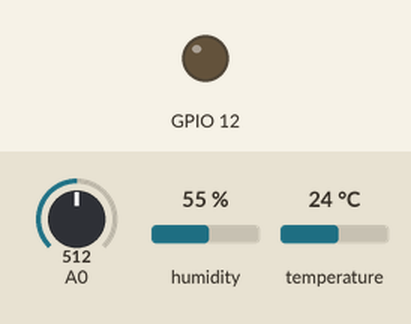
Simulated run of this sketch. Board: ESP8266 (NodeMCU). Shown: output pins drawn as LEDs (lit = HIGH). The test bench sets the inputs (shaded band); at power-on: A0 = 512, humidity 55 %, temperature 24 °C. WiFi joins after 1.5 s; servers stay silent unless stated; what the sketch prints to the serial monitor is not drawn.

Above: at 2.7 s.
2.8 s: A0 set to 601
5.3 s: A0 set to 630
At 7.0 s:
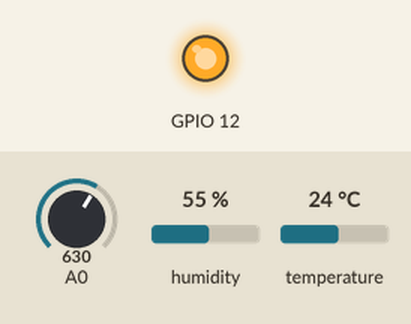
8.1 s: A0 set to 511
At 10.0 s:
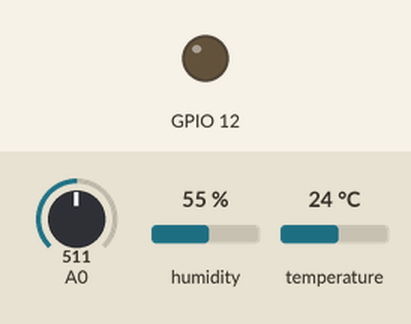
10.5 s: A0 set to 716
At 11.7 s:
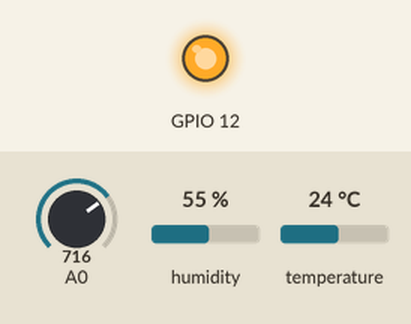
Timing chart, 0 to 13.5 s (numbered marks = the images above; inputs shaded):
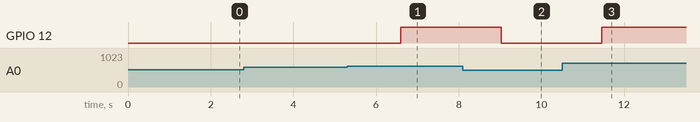

The sketch:

program.ino
```cpp
#include <DHT.h>  // Including library for dht
#include <ESP8266WiFi.h>
String apiKey = "YOUR_API_KEY";     //  Enter your Write API key from ThingSpeak
const char *ssid =  "honor 7C_E048";     // replace with your wifi ssid and wpa2 key
const char *pass =  "123456789";
const char* server = "api.thingspeak.com";
#define DHTPIN 14//pin where the dht11 is connected
#define DHTTYPE DHT11
DHT dht(DHTPIN, DHT11);
WiFiClient client;
void setup()
{
pinMode(12,OUTPUT);
Serial.begin(115200);
delay(10);
dht.begin();
Serial.println("Connecting to ");
Serial.println(ssid);
WiFi.begin(ssid, pass);
while (WiFi.status() != WL_CONNECTED)
{
delay(500);
Serial.print(".");
}
Serial.println("");
Serial.println("WiFi connected");
}

void loop()
{
float a = analogRead(A0);
float h = dht.readHumidity();
float t = dht.readTemperature();
if (isnan(h) || isnan(t)||isnan(a))
{
Serial.println("Failed to read from  sensor!");
return;
}
if (client.connect(server,80))//   "184.106.153.149" or api.thingspeak.com
{
String postStr = apiKey;
postStr +="&field1=";
postStr += String(t);
postStr +="&field2=";
postStr += String(h);
postStr += "&field3=";
postStr += String(a/1023*100);
postStr += "\r\n\r\n\r\n";

client.print("POST /update HTTP/1.1\n");
client.print("Host: api.thingspeak.com\n");
client.print("Connection: close\n");
client.print("X-THINGSPEAKAPIKEY: "+apiKey+"\n");
client.print("Content-Type: application/x-www-form-urlencoded\n");
client.print("Content-Length: ");
client.print(postStr.length());
client.print("\n\n");
client.print(postStr);

Serial.print("Temperature: ");
Serial.print(t);
Serial.print(" degrees Celcius, Humidity: ");
Serial.print(h);
Serial.print("Gas Level: ");
Serial.println(a/1023*100);
Serial.println("%. Send to Thingspeak.");

if(a/1023*100 >= 60)
{
  digitalWrite(12,HIGH);
}
else
{
  digitalWrite(12,LOW);
     }
}
client.stop();
Serial.println("Waiting...");

// thingspeak needs minimum 15 sec delay between updates
delay(1000);
}
```

Measured:
- the behaviour switches between 613 and 614 on A0 (found by bisection; images 0 and 1)
- after the input at 2.8 s, every drawn part: stays the same
- after the input at 5.3 s, GPIO 12: LOW → HIGH after 1.3 s
- after the input at 8.1 s, GPIO 12: HIGH → LOW after 0.93 s
- after the input at 10.5 s, GPIO 12: LOW → HIGH after 0.96 s
